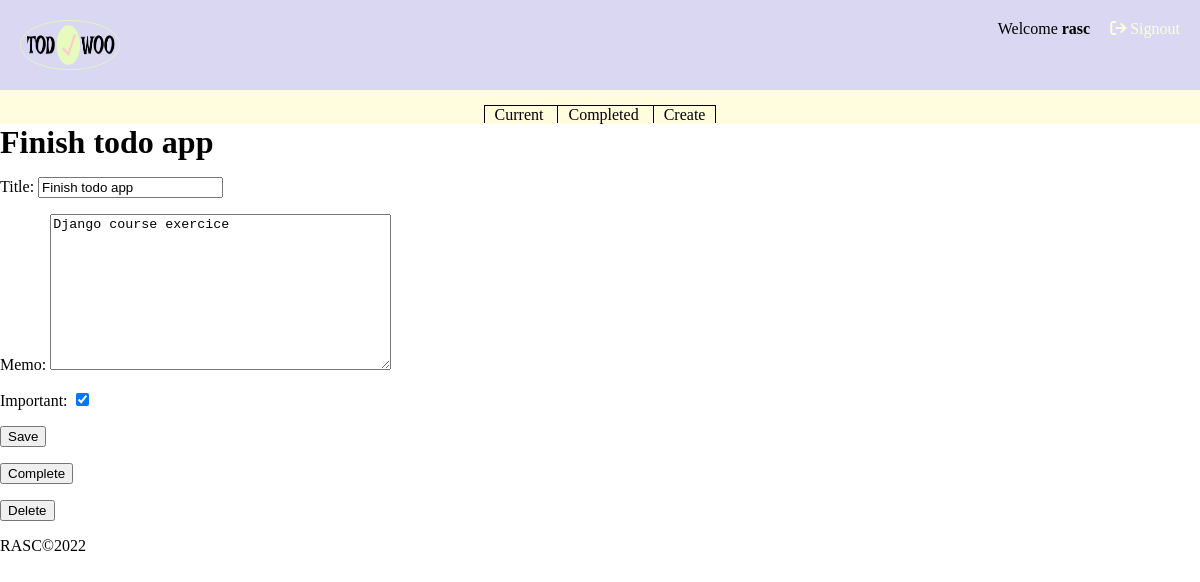
The page /todo/4 (signed in) on the database its author committed.
### todo/models.py (models this page shows, shortened)
class Todo(models.Model):
    title = models.CharField(max_length=100)
    memo = models.TextField(blank=True)
    important = models.BooleanField(default=False)
    datecompleted = models.DateTimeField(null=True, blank=True)
    created = models.DateTimeField(auto_now_add=True)
    user = models.ForeignKey(User, on_delete=models.CASCADE)

### todo/views.py (the view, shortened to what this page needs)
# urls.py: path('todo/<int:todo_pk>', views.viewtodo, name='viewtodo'),
@login_required
def viewtodo(request, todo_pk):
    todo = get_object_or_404(Todo, pk=todo_pk, user=request.user)
    if request.method == 'GET':
        form = TodoForm(instance=todo)
        return render(request, 'todo/viewtodo.html', {'todo': todo, 'form':form})

### todo/templates/todo/forms.py
class TodoForm(ModelForm):
    class Meta:
        model = Todo
        fields = ['title', 'memo', 'important']

### todo/templates/todo/viewtodo.html (shortened to what this page needs)
{% extends 'todo/base.html' %}
{% block content %}
<h1>{{todo.title}}</h1>
<form method="POST">
    {{ form.as_p }}
    <button type="submit">Save</button>
</form>
<form method="POST" action="{% url 'completetodo' todo.id %}">
    <button type="submit">Complete</button>
</form>
<form method="POST" action="{% url 'deletetodo' todo.id %}">
    <button type="submit">Delete</button>
</form>
{% endblock %}

### todo/templates/todo/base.html (shortened to what this page needs)
{% load static %}
<html lang="en">
<head>
    <link rel="stylesheet" type="text/css" href="{% static 'css/style.css' %}">
</head>
<body>
    <header class="header">
        <a href="{% url 'home' %}"><img src="{% static 'images/Todowoo.png' %}" width=100 height=50 alt="TODOWOO LOGO"></a>
            <div class="user-logged">
                {% if user.is_authenticated %}
                <div class="welcome">
                    Welcome <span class="user-name">{{ user }}</span>
                </div>
                <a href="{% url 'logoutuser' %}"><i class="fa-solid fa-arrow-right-from-bracket"></i> Signout</a>
                {% else %}
                <div class="user-sign">
                    <a href="{% url 'signupuser' %}">Signup</a>
                    <a href="{% url 'loginuser' %}"><i class="fa-solid fa-arrow-right-to-bracket"></i> Signin</a>
                </div>
                {% endif %}
            </div>
    </header>
    {% if user.is_authenticated %}
    <nav class="nav-container">
        <ul>
            <li {% if request.GET.view == 'todos' %} class="active-tab"{% endif %}>
                <a href="{% url 'currenttodos' %}?view=todos">Current</a>
            </li>
            <li{% if request.GET.view == 'completed' %} class="active-tab" {% endif %}>
                <a href="{% url 'completedtodos' %}?view=completed">Completed</a>
            </li>
            <li{% if request.GET.view == 'create' %} class="active-tab" {% endif %}>
                <a href="{% url 'createtodo' %}?view=create">Create</a>
            </li>
        </ul>
    </nav>
    {% endif %}
    {% block content %}{% endblock %}
    <footer>
        RASC©2022
    </footer>
</body>
</html>

### todo/static/css/style.css (style rules this page uses)
html, body { margin: 0; padding: 0; }

### todo/static/css/base.css (style rules this page uses)
.header { background-color: #D9D7F1; display: flex; justify-content: space-between; padding: 20px; }
.user-name { font-weight: bold; }
.welcome { margin-right: 20px; }
.user-logged { width: 100%; display: flex; justify-content: flex-end; }
.header a { text-decoration: none; color: #FFFDDE; }
.nav-container { display: flex; justify-content: center; background-color: #FFFDDE; }
.nav-container ul { list-style: none; margin-bottom: 0; padding-left: 0; }
.nav-container ul li { display: inline; border-top: 1px solid black; }
.nav-container ul li:first-child { border-top: 1px solid black; border-left: 1px solid black; border-right: 1px solid black; }
.nav-container ul li:last-child { border-top: 1px solid black; border-left: 1px solid black; border-right: 1px solid black; }
.nav-container a { text-decoration: none; color: black; padding: 10px; }

### todo/static/css/signin.css (style rules this page uses)
.signin-container h5,h1 { margin: 0; }

### rows shown on the page
Todo: title "Finish todo app", memo "Django course exercice", important "☑"

### other values the page prints
{{ user }} "rasc"
